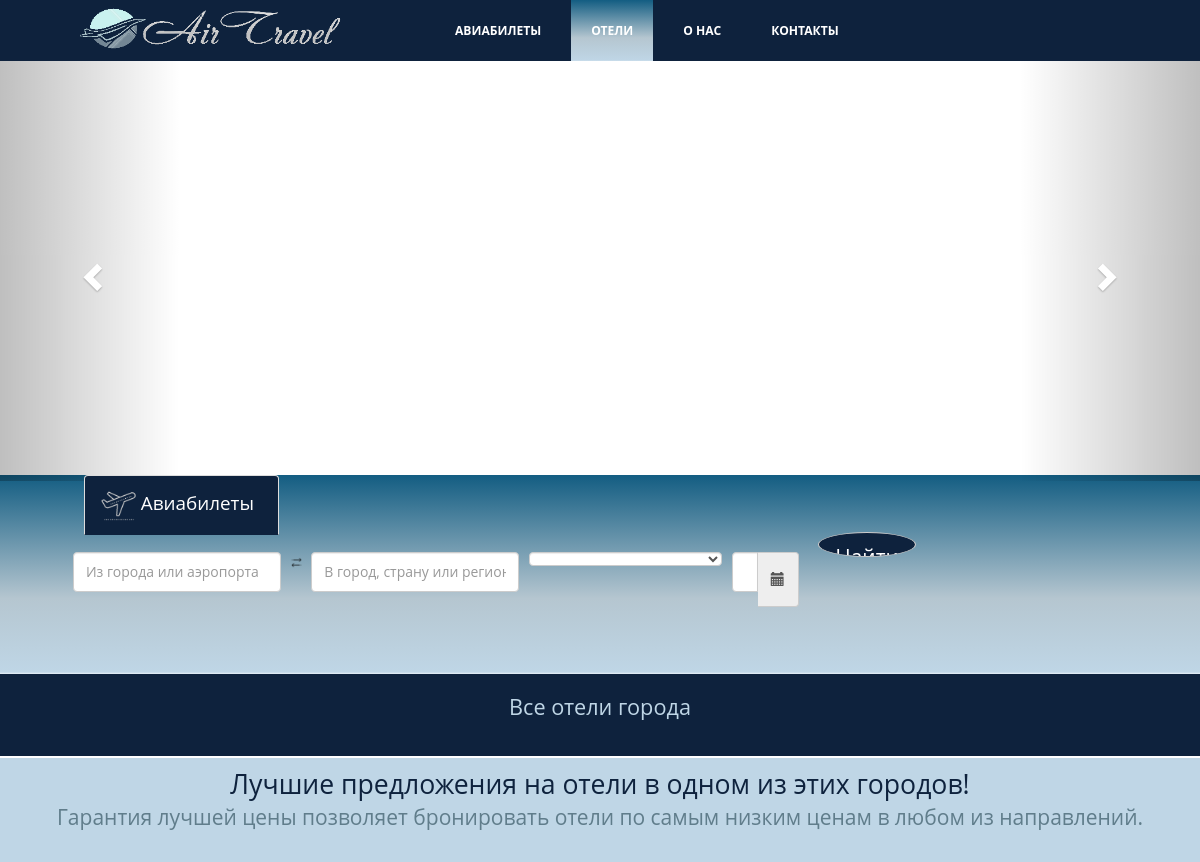
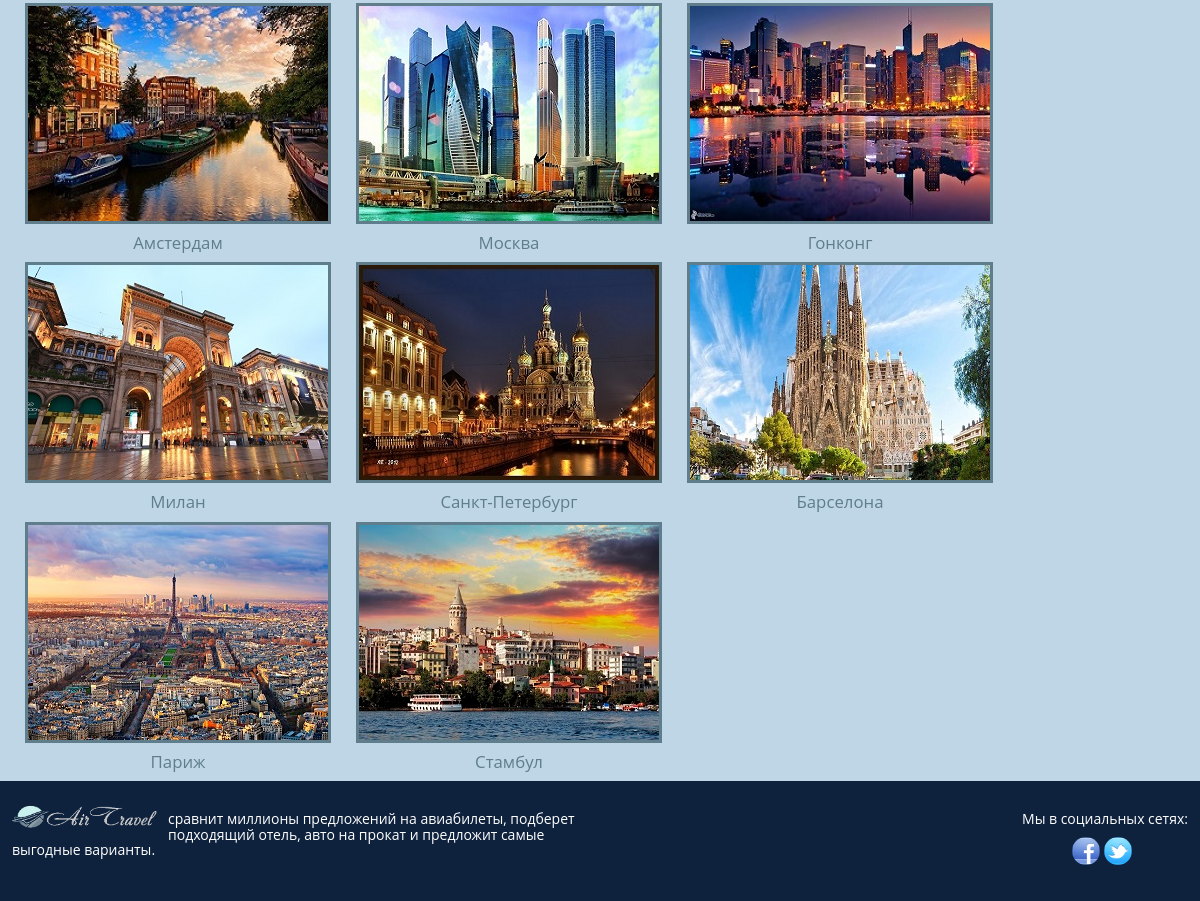
Screenshot of /ListHotel.php with the database file from the repository (2 pictures, top to bottom).
### tables this page shows
CREATE TABLE `ListCityHotel` (
  `idC` int(11) NOT NULL,
  `nameC` varchar(255) NOT NULL,
  `img` varchar(255) NOT NULL
);

### ListHotel.php (the view, shortened to what this page needs)
<html>
<head>
<link rel="stylesheet" type="text/css" href="Style.css">
  <link rel="stylesheet" type="text/css" href="style.css">
  <link rel="stylesheet" href="bootstrap-3.3.7-dist/css/bootstrap.min.css">
  <link rel="stylesheet" ref="bootstrap-3.3.7-dist/bootstrap.min.js">
  <link rel="stylesheet" href="css/bootstrap-datetimepicker.min.css" />
</head>
<body>
<div id="menu">
<img id="logo" src="image/AirLines.png"  align=left>
  <ul>
    <li><a href="index.php" ><span>Авиабилеты</span></a></li>
    <li><a href="Hotels.php" class="current"><span>Отели</span></a></li>
    <li><a href="AboutUs.php" ><span>О нас</span></a></li>
    <li><a href="Contakts.php" ><span>Контакты</span></a></li>
  </ul>
</div>
<div id="myCarousel" class="carousel slide" data-ride="carousel">
 <ol class="carousel-indicators">
 <li data-target="#myCarousel" data-slide-to="0" class="active"></li>
 <li data-target="#myCarousel" data-slide-to="1"></li>
 <li data-target="#myCarousel" data-slide-to="2"></li>
 </ol>
  <a href="#myCarousel"  class="left carousel-control" data-slide="prev">
    <span class="glyphicon glyphicon-chevron-left"></span>
  </a>
  <a href="#myCarousel" class="right carousel-control"  data-slide="next">
    <span class="glyphicon glyphicon-chevron-right"></span>
  </a>
 </div>
 <div id="poisk">
<div id="tab">
<ul class="nav nav-tabs">
  <li class="active active-tab">   <a class="user-name" data-toggle="tab" href="#panel1"> <img id="icon" src="image/Airplane1.png">Авиабилеты </a></li>
</ul>
<div class="tab-content">
  <div id="panel1" class="tab-pane fade in active">
    <div id="inputs">
        <form action="timetable.php" method="post" id="inputs">
        <input type="text" name="frm" id="input1" class="input-one form-control"  placeholder="Из города или аэропорта">
       <img src="image/Arrows.png" id="arrows">
        <input type="text" name="to" class="form-control"  id="input1" placeholder="В город, страну или регион">
    <select name = "typeTicket"  class="form-control"  id="input3">
       <option>Выберите тип билета</option>
        </select>
    <div class='input-group date picker'  id='datetimepicker2'>
               <input id="input-date " type='text' class="form-control" placeholder="Дата вылета">
                   <span class="input-group-addon">
                      <span class="glyphicon glyphicon-calendar">
                      </span>
                   </span>
           </div>
        <input type="submit" name="submit" id="button1" class="btn btn-default btn-lg center-block" value="Найти">
        </form>
    </div>
     </div>
</div>
</div>
</div>
  <div id="info">
    <h1> Все отели города</h1>
  </div>
<div id="best-hotels">
  <h1>Лучшие предложения на отели в одном из этих городов!</h1>
  <h3> Гарантия лучшей цены позволяет бронировать отели по самым низким ценам в любом из направлений. </h3>
 <?
        $link = new mysqli("127.0.0.1", "root", "", "Airlains", 3306);
        $query1="SELECT * FROM ListCityHotel";
        $result1=mysqli_query($link,$query1) or die("Ошибка " . mysqli_error($link));
  while($fly = mysqli_fetch_assoc($result1)) {
                   echo "<div id='hotel'><a href ='ListHotel.php?ListHotel={$fly['idC']}'><img src='image/".$fly['img']."'><h4>".$fly['nameC']."</h4></a></div>";
                }
        ?>
</div>
 <div id="block3">
  <div id="footer1" class="footer">
  <img id="logo1" src="image/AirLines.png" align=left>
    <h4>сравнит миллионы предложений на авиабилеты, подберет подходящий отель, авто на прокат и предложит самые выгодные варианты. </h4>
  </div>
  <div id="footer2" class="footer">
  <h4>Мы в социальных сетях:</h4>
  <div id="img-footer">
  <a href="https://uk-ua.facebook.com/"><img  class="img-circle" src="image/Facebook.png"  > </a>
  <a href="https://twitter.com/"> <img  class="img-circle" src="image/Twitter.png"  > </a>
  </div>
  </div>
</div>
</body>
</html>

### rows the page displays
listcityhotel: img (picture), nameC "Амстердам"
listcityhotel: img (picture), nameC "Москва"
listcityhotel: img (picture), nameC "Гонконг"
listcityhotel: img (picture), nameC "Милан"
listcityhotel: img (picture), nameC "Санкт-Петербург"
listcityhotel: img (picture), nameC "Барселона"
listcityhotel: img (picture), nameC "Париж"
listcityhotel: img (picture), nameC "Стамбул"
